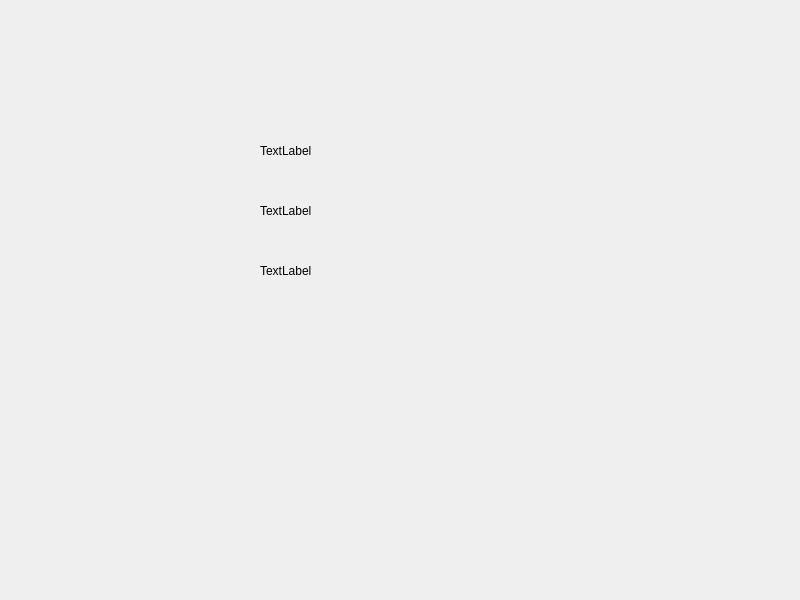
<?xml version="1.0" encoding="UTF-8"?>
<ui version="4.0">
 <class>Widget</class>
 <widget class="QWidget" name="Widget">
  <property name="geometry">
   <rect>
    <x>0</x>
    <y>0</y>
    <width>800</width>
    <height>600</height>
   </rect>
  </property>
  <property name="windowTitle">
   <string>Widget</string>
  </property>
  <widget class="QLabel" name="label">
   <property name="geometry">
    <rect>
     <x>260</x>
     <y>120</y>
     <width>181</width>
     <height>61</height>
    </rect>
   </property>
   <property name="text">
    <string>TextLabel</string>
   </property>
  </widget>
  <widget class="QLabel" name="label_2">
   <property name="geometry">
    <rect>
     <x>260</x>
     <y>180</y>
     <width>181</width>
     <height>61</height>
    </rect>
   </property>
   <property name="text">
    <string>TextLabel</string>
   </property>
  </widget>
  <widget class="QLabel" name="label_3">
   <property name="geometry">
    <rect>
     <x>260</x>
     <y>240</y>
     <width>411</width>
     <height>61</height>
    </rect>
   </property>
   <property name="text">
    <string>TextLabel</string>
   </property>
  </widget>
 </widget>
 <resources/>
 <connections/>
</ui>
